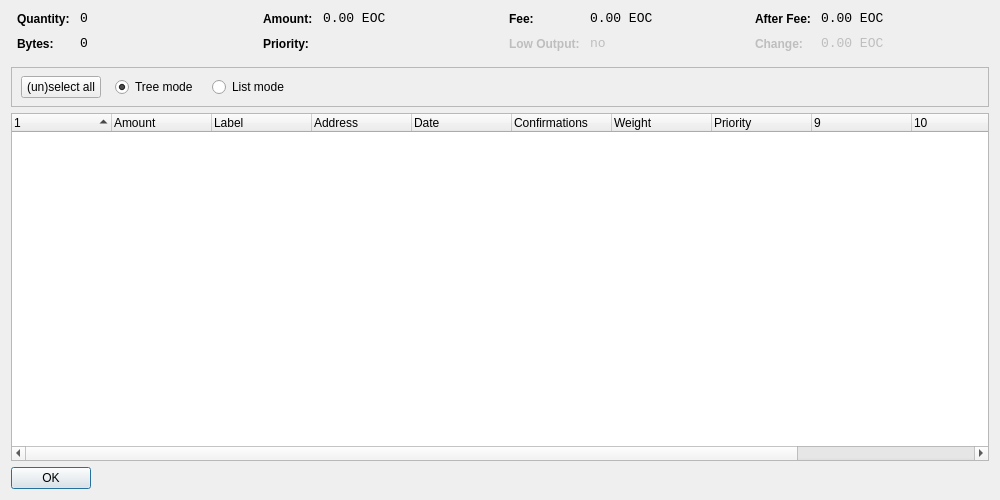
<?xml version="1.0" encoding="UTF-8"?>
<ui version="4.0">
 <class>CoinControlDialog</class>
 <widget class="QWidget" name="CoinControlDialog">
  <property name="geometry">
   <rect>
    <x>0</x>
    <y>0</y>
    <width>1000</width>
    <height>500</height>
   </rect>
  </property>
  <property name="windowTitle">
   <string>Coin Control</string>
  </property>
  <layout class="QVBoxLayout" name="verticalLayout">
   <item>
    <layout class="QHBoxLayout" name="horizontalLayoutTop" stretch="0,0,0,0">
     <property name="topMargin">
      <number>0</number>
     </property>
     <property name="bottomMargin">
      <number>10</number>
     </property>
     <item>
      <layout class="QFormLayout" name="formLayoutCoinControl1">
       <property name="horizontalSpacing">
        <number>10</number>
       </property>
       <property name="verticalSpacing">
        <number>10</number>
       </property>
       <property name="leftMargin">
        <number>6</number>
       </property>
       <property name="rightMargin">
        <number>6</number>
       </property>
       <item row="0" column="0">
        <widget class="QLabel" name="labelCoinControlQuantityText">
         <property name="styleSheet">
          <string notr="true">font-weight:bold;</string>
         </property>
         <property name="text">
          <string>Quantity:</string>
         </property>
        </widget>
       </item>
       <item row="0" column="1">
        <widget class="QLabel" name="labelCoinControlQuantity">
         <property name="font">
          <font>
           <family>Monospace</family>
           <pointsize>10</pointsize>
          </font>
         </property>
         <property name="cursor">
          <cursorShape>IBeamCursor</cursorShape>
         </property>
         <property name="contextMenuPolicy">
          <enum>Qt::ActionsContextMenu</enum>
         </property>
         <property name="text">
          <string notr="true">0</string>
         </property>
         <property name="textInteractionFlags">
          <set>Qt::LinksAccessibleByMouse|Qt::TextSelectableByKeyboard|Qt::TextSelectableByMouse</set>
         </property>
        </widget>
       </item>
       <item row="1" column="0">
        <widget class="QLabel" name="labelCoinControlBytesText">
         <property name="styleSheet">
          <string notr="true">font-weight:bold;</string>
         </property>
         <property name="text">
          <string>Bytes:</string>
         </property>
        </widget>
       </item>
       <item row="1" column="1">
        <widget class="QLabel" name="labelCoinControlBytes">
         <property name="font">
          <font>
           <family>Monospace</family>
           <pointsize>10</pointsize>
          </font>
         </property>
         <property name="cursor">
          <cursorShape>IBeamCursor</cursorShape>
         </property>
         <property name="contextMenuPolicy">
          <enum>Qt::ActionsContextMenu</enum>
         </property>
         <property name="text">
          <string notr="true">0</string>
         </property>
         <property name="textInteractionFlags">
          <set>Qt::LinksAccessibleByMouse|Qt::TextSelectableByKeyboard|Qt::TextSelectableByMouse</set>
         </property>
        </widget>
       </item>
      </layout>
     </item>
     <item>
      <layout class="QFormLayout" name="formLayoutCoinControl2">
       <property name="horizontalSpacing">
        <number>10</number>
       </property>
       <property name="verticalSpacing">
        <number>10</number>
       </property>
       <property name="leftMargin">
        <number>6</number>
       </property>
       <property name="rightMargin">
        <number>6</number>
       </property>
       <item row="0" column="0">
        <widget class="QLabel" name="labelCoinControlAmountText">
         <property name="styleSheet">
          <string notr="true">font-weight:bold;</string>
         </property>
         <property name="text">
          <string>Amount:</string>
         </property>
        </widget>
       </item>
       <item row="0" column="1">
        <widget class="QLabel" name="labelCoinControlAmount">
         <property name="font">
          <font>
           <family>Monospace</family>
           <pointsize>10</pointsize>
          </font>
         </property>
         <property name="cursor">
          <cursorShape>IBeamCursor</cursorShape>
         </property>
         <property name="contextMenuPolicy">
          <enum>Qt::ActionsContextMenu</enum>
         </property>
         <property name="text">
          <string notr="true">0.00 EOC</string>
         </property>
         <property name="textInteractionFlags">
          <set>Qt::LinksAccessibleByMouse|Qt::TextSelectableByKeyboard|Qt::TextSelectableByMouse</set>
         </property>
        </widget>
       </item>
       <item row="1" column="0">
        <widget class="QLabel" name="labelCoinControlPriorityText">
         <property name="styleSheet">
          <string notr="true">font-weight:bold;</string>
         </property>
         <property name="text">
          <string>Priority:</string>
         </property>
        </widget>
       </item>
       <item row="1" column="1">
        <widget class="QLabel" name="labelCoinControlPriority">
         <property name="font">
          <font>
           <family>Monospace</family>
           <pointsize>10</pointsize>
          </font>
         </property>
         <property name="cursor">
          <cursorShape>IBeamCursor</cursorShape>
         </property>
         <property name="contextMenuPolicy">
          <enum>Qt::ActionsContextMenu</enum>
         </property>
         <property name="text">
          <string/>
         </property>
         <property name="textInteractionFlags">
          <set>Qt::LinksAccessibleByMouse|Qt::TextSelectableByKeyboard|Qt::TextSelectableByMouse</set>
         </property>
        </widget>
       </item>
      </layout>
     </item>
     <item>
      <layout class="QFormLayout" name="formLayoutCoinControl3">
       <property name="horizontalSpacing">
        <number>10</number>
       </property>
       <property name="verticalSpacing">
        <number>10</number>
       </property>
       <property name="leftMargin">
        <number>6</number>
       </property>
       <property name="rightMargin">
        <number>6</number>
       </property>
       <item row="0" column="0">
        <widget class="QLabel" name="labelCoinControlFeeText">
         <property name="styleSheet">
          <string notr="true">font-weight:bold;</string>
         </property>
         <property name="text">
          <string>Fee:</string>
         </property>
        </widget>
       </item>
       <item row="0" column="1">
        <widget class="QLabel" name="labelCoinControlFee">
         <property name="font">
          <font>
           <family>Monospace</family>
           <pointsize>10</pointsize>
          </font>
         </property>
         <property name="cursor">
          <cursorShape>IBeamCursor</cursorShape>
         </property>
         <property name="contextMenuPolicy">
          <enum>Qt::ActionsContextMenu</enum>
         </property>
         <property name="text">
          <string notr="true">0.00 EOC</string>
         </property>
         <property name="textInteractionFlags">
          <set>Qt::LinksAccessibleByMouse|Qt::TextSelectableByKeyboard|Qt::TextSelectableByMouse</set>
         </property>
        </widget>
       </item>
       <item row="1" column="0">
        <widget class="QLabel" name="labelCoinControlLowOutputText">
         <property name="enabled">
          <bool>false</bool>
         </property>
         <property name="styleSheet">
          <string notr="true">font-weight:bold;</string>
         </property>
         <property name="text">
          <string>Low Output:</string>
         </property>
        </widget>
       </item>
       <item row="1" column="1">
        <widget class="QLabel" name="labelCoinControlLowOutput">
         <property name="enabled">
          <bool>false</bool>
         </property>
         <property name="font">
          <font>
           <family>Monospace</family>
           <pointsize>10</pointsize>
          </font>
         </property>
         <property name="cursor">
          <cursorShape>IBeamCursor</cursorShape>
         </property>
         <property name="contextMenuPolicy">
          <enum>Qt::ActionsContextMenu</enum>
         </property>
         <property name="text">
          <string>no</string>
         </property>
         <property name="textInteractionFlags">
          <set>Qt::LinksAccessibleByMouse|Qt::TextSelectableByKeyboard|Qt::TextSelectableByMouse</set>
         </property>
        </widget>
       </item>
      </layout>
     </item>
     <item>
      <layout class="QFormLayout" name="formLayoutCoinControl4">
       <property name="horizontalSpacing">
        <number>10</number>
       </property>
       <property name="verticalSpacing">
        <number>10</number>
       </property>
       <property name="leftMargin">
        <number>6</number>
       </property>
       <property name="rightMargin">
        <number>6</number>
       </property>
       <item row="0" column="0">
        <widget class="QLabel" name="labelCoinControlAfterFeeText">
         <property name="styleSheet">
          <string notr="true">font-weight:bold;</string>
         </property>
         <property name="text">
          <string>After Fee:</string>
         </property>
        </widget>
       </item>
       <item row="0" column="1">
        <widget class="QLabel" name="labelCoinControlAfterFee">
         <property name="font">
          <font>
           <family>Monospace</family>
           <pointsize>10</pointsize>
          </font>
         </property>
         <property name="cursor">
          <cursorShape>IBeamCursor</cursorShape>
         </property>
         <property name="contextMenuPolicy">
          <enum>Qt::ActionsContextMenu</enum>
         </property>
         <property name="text">
          <string notr="true">0.00 EOC</string>
         </property>
         <property name="textInteractionFlags">
          <set>Qt::LinksAccessibleByMouse|Qt::TextSelectableByKeyboard|Qt::TextSelectableByMouse</set>
         </property>
        </widget>
       </item>
       <item row="1" column="0">
        <widget class="QLabel" name="labelCoinControlChangeText">
         <property name="enabled">
          <bool>false</bool>
         </property>
         <property name="styleSheet">
          <string notr="true">font-weight:bold;</string>
         </property>
         <property name="text">
          <string>Change:</string>
         </property>
        </widget>
       </item>
       <item row="1" column="1">
        <widget class="QLabel" name="labelCoinControlChange">
         <property name="enabled">
          <bool>false</bool>
         </property>
         <property name="font">
          <font>
           <family>Monospace</family>
           <pointsize>10</pointsize>
          </font>
         </property>
         <property name="cursor">
          <cursorShape>IBeamCursor</cursorShape>
         </property>
         <property name="contextMenuPolicy">
          <enum>Qt::ActionsContextMenu</enum>
         </property>
         <property name="text">
          <string notr="true">0.00 EOC</string>
         </property>
         <property name="textInteractionFlags">
          <set>Qt::LinksAccessibleByMouse|Qt::TextSelectableByKeyboard|Qt::TextSelectableByMouse</set>
         </property>
        </widget>
       </item>
      </layout>
     </item>
    </layout>
   </item>
   <item>
    <widget class="QFrame" name="frame">
     <property name="minimumSize">
      <size>
       <width>0</width>
       <height>40</height>
      </size>
     </property>
     <property name="frameShape">
      <enum>QFrame::StyledPanel</enum>
     </property>
     <property name="frameShadow">
      <enum>QFrame::Sunken</enum>
     </property>
     <widget class="QWidget" name="horizontalLayoutWidget">
      <property name="geometry">
       <rect>
        <x>10</x>
        <y>0</y>
        <width>781</width>
        <height>41</height>
       </rect>
      </property>
      <layout class="QHBoxLayout" name="horizontalLayoutPanel" stretch="0,0,0,0">
       <property name="spacing">
        <number>14</number>
       </property>
       <item>
        <widget class="QPushButton" name="pushButtonSelectAll">
         <property name="sizePolicy">
          <sizepolicy hsizetype="Maximum" vsizetype="Fixed">
           <horstretch>0</horstretch>
           <verstretch>0</verstretch>
          </sizepolicy>
         </property>
         <property name="text">
          <string>(un)select all</string>
         </property>
        </widget>
       </item>
       <item>
        <widget class="QRadioButton" name="radioTreeMode">
         <property name="sizePolicy">
          <sizepolicy hsizetype="Maximum" vsizetype="Fixed">
           <horstretch>0</horstretch>
           <verstretch>0</verstretch>
          </sizepolicy>
         </property>
         <property name="text">
          <string>Tree mode</string>
         </property>
         <property name="checked">
          <bool>true</bool>
         </property>
        </widget>
       </item>
       <item>
        <widget class="QRadioButton" name="radioListMode">
         <property name="sizePolicy">
          <sizepolicy hsizetype="Maximum" vsizetype="Fixed">
           <horstretch>0</horstretch>
           <verstretch>0</verstretch>
          </sizepolicy>
         </property>
         <property name="text">
          <string>List mode</string>
         </property>
        </widget>
       </item>
       <item>
        <spacer name="horizontalSpacer">
         <property name="orientation">
          <enum>Qt::Horizontal</enum>
         </property>
         <property name="sizeHint" stdset="0">
          <size>
           <width>40</width>
           <height>20</height>
          </size>
         </property>
        </spacer>
       </item>
      </layout>
     </widget>
    </widget>
   </item>
   <item>
    <widget class="CoinControlTreeWidget" name="treeWidget">
     <property name="contextMenuPolicy">
      <enum>Qt::CustomContextMenu</enum>
     </property>
     <property name="sortingEnabled">
      <bool>false</bool>
     </property>
     <property name="columnCount">
      <number>12</number>
     </property>
     <attribute name="headerShowSortIndicator" stdset="0">
      <bool>true</bool>
     </attribute>
     <attribute name="headerStretchLastSection">
      <bool>false</bool>
     </attribute>
     <column>
      <property name="text">
       <string/>
      </property>
     </column>
     <column>
      <property name="text">
       <string>Amount</string>
      </property>
     </column>
     <column>
      <property name="text">
       <string>Label</string>
      </property>
     </column>
     <column>
      <property name="text">
       <string>Address</string>
      </property>
     </column>
     <column>
      <property name="text">
       <string>Date</string>
      </property>
     </column>
     <column>
      <property name="text">
       <string>Confirmations</string>
      </property>
      <property name="toolTip">
       <string>Confirmed</string>
      </property>
     </column>
     <column>
      <property name="text">
       <string>Weight</string>
      </property>
     </column>
     <column>
      <property name="text">
       <string>Priority</string>
      </property>
     </column>
     <column>
      <property name="text">
       <string/>
      </property>
     </column>
     <column>
      <property name="text">
       <string/>
      </property>
     </column>
     <column>
      <property name="text">
       <string/>
      </property>
     </column>
     <column>
      <property name="text">
       <string/>
      </property>
     </column>
    </widget>
   </item>
   <item>
    <widget class="QDialogButtonBox" name="buttonBox">
     <property name="sizePolicy">
      <sizepolicy hsizetype="Maximum" vsizetype="Fixed">
       <horstretch>0</horstretch>
       <verstretch>0</verstretch>
      </sizepolicy>
     </property>
     <property name="orientation">
      <enum>Qt::Horizontal</enum>
     </property>
     <property name="standardButtons">
      <set>QDialogButtonBox::Ok</set>
     </property>
    </widget>
   </item>
  </layout>
 </widget>
 <customwidgets>
  <customwidget>
   <class>CoinControlTreeWidget</class>
   <extends>QTreeWidget</extends>
   <header>coincontroltreewidget.h</header>
  </customwidget>
 </customwidgets>
 <resources/>
 <connections/>
</ui>
